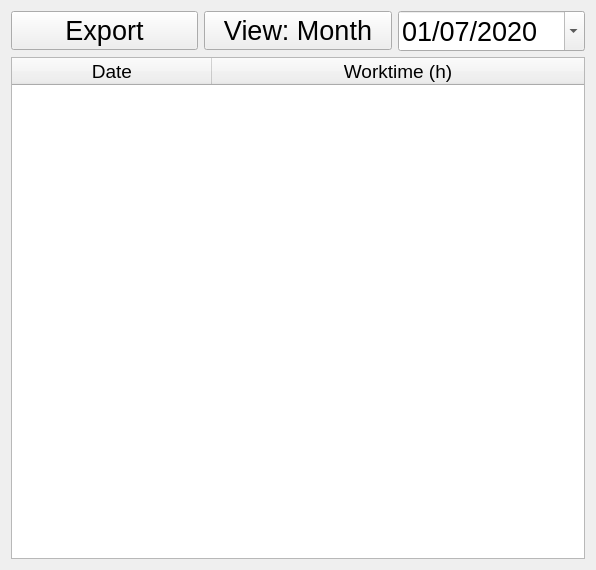
<?xml version="1.0" encoding="UTF-8"?>
<ui version="4.0">
 <class>DataWidget</class>
 <widget class="QWidget" name="DataWidget">
  <property name="geometry">
   <rect>
    <x>0</x>
    <y>0</y>
    <width>596</width>
    <height>570</height>
   </rect>
  </property>
  <property name="windowTitle">
   <string>View your Data</string>
  </property>
  <layout class="QVBoxLayout" name="verticalLayout">
   <item>
    <layout class="QHBoxLayout" name="horizontalLayout">
     <item>
      <widget class="QPushButton" name="export_button">
       <property name="font">
        <font>
         <pointsize>20</pointsize>
        </font>
       </property>
       <property name="text">
        <string>Export</string>
       </property>
      </widget>
     </item>
     <item>
      <widget class="QPushButton" name="switch_button">
       <property name="font">
        <font>
         <pointsize>20</pointsize>
        </font>
       </property>
       <property name="text">
        <string>View: Month</string>
       </property>
       <property name="checkable">
        <bool>true</bool>
       </property>
      </widget>
     </item>
     <item>
      <widget class="QDateEdit" name="date_edit">
       <property name="font">
        <font>
         <pointsize>20</pointsize>
        </font>
       </property>
       <property name="currentSection">
        <enum>QDateTimeEdit::DaySection</enum>
       </property>
       <property name="displayFormat">
        <string>dd/MM/yyyy</string>
       </property>
       <property name="calendarPopup">
        <bool>true</bool>
       </property>
       <property name="date">
        <date>
         <year>2020</year>
         <month>7</month>
         <day>1</day>
        </date>
       </property>
      </widget>
     </item>
    </layout>
   </item>
   <item>
    <widget class="QTableWidget" name="tableWidget">
     <property name="selectionMode">
      <enum>QAbstractItemView::SingleSelection</enum>
     </property>
     <property name="selectionBehavior">
      <enum>QAbstractItemView::SelectRows</enum>
     </property>
     <property name="columnCount">
      <number>2</number>
     </property>
     <attribute name="horizontalHeaderDefaultSectionSize">
      <number>200</number>
     </attribute>
     <attribute name="horizontalHeaderMinimumSectionSize">
      <number>100</number>
     </attribute>
     <attribute name="horizontalHeaderStretchLastSection">
      <bool>true</bool>
     </attribute>
     <attribute name="verticalHeaderShowSortIndicator" stdset="0">
      <bool>false</bool>
     </attribute>
     <column>
      <property name="text">
       <string>Date</string>
      </property>
      <property name="font">
       <font>
        <pointsize>14</pointsize>
       </font>
      </property>
     </column>
     <column>
      <property name="text">
       <string>Worktime (h)</string>
      </property>
      <property name="font">
       <font>
        <pointsize>14</pointsize>
       </font>
      </property>
     </column>
    </widget>
   </item>
  </layout>
 </widget>
 <resources/>
 <connections/>
</ui>
